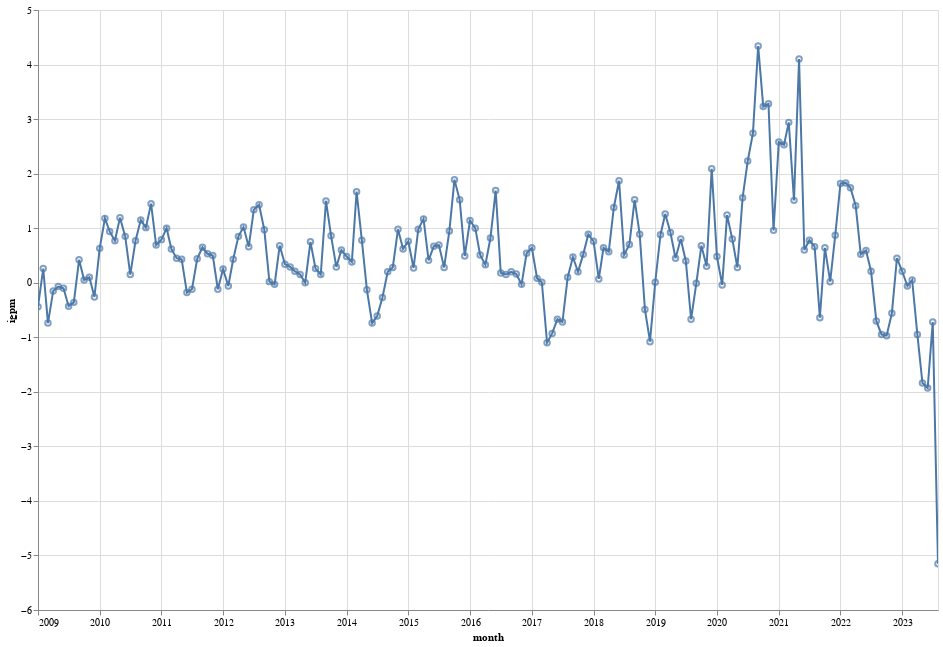

The notebook cell this image was saved under:
### Code cell
(
    alt.Chart(igpm).mark_point().encode(x='month', y='igpm', tooltip=['month', 'igpm']) +
    alt.Chart(igpm).mark_line().encode(x='month', y='igpm')
).properties(width=900, height=600).interactive()

### Figure 1 — Vega-Lite specification as saved in the notebook (floating-point values rounded to 4 significant figures; data arrays with more than 128 entries replaced by an {"elided": "..."} marker saying what was removed)
{"config": {"view": {"continuousWidth": 400, "continuousHeight": 300}}, "layer": [{"mark": "point", "encoding": {"tooltip": [{"field": "month", "type": "temporal"}, {"field": "igpm", "type": "quantitative"}], "x": {"field": "month", "type": "temporal"}, "y": {"field": "igpm", "type": "quantitative"}}, "selection": {"selector004": {"type": "interval", "bind": "scales", "encodings": ["x", "y"]}}}, {"mark": "line", "encoding": {"x": {"field": "month", "type": "temporal"}, "y": {"field": "igpm", "type": "quantitative"}}}], "data": {"name": "data-ce3551f79e5232bf28671251e66deb0a"}, "height": 600, "width": 900, "$schema": "https://vega.github.io/schema/vega-lite/v4.17.0.json", "datasets": {"data-ce3551f79e5232bf28671251e66deb0a": {"elided": "176 records"}}}
